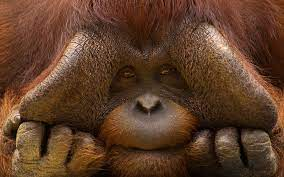
#> input picture Numpy/Image.jfif, 284 x 177 px, found by its file name
$ jupyter execute Numpy_and_OpenCV.ipynb
#> lines starting #> are read from the running program, lines starting #| are printed output that depends on the picture
[cell 1]
import numpy
m = numpy.arange(27)
m

[cell 2]
import cv2
image = cv2.imread("image.jfif",0)
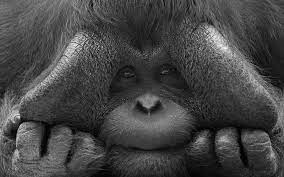
#> image: shape (177, 284); min 0, max 252, mean 68.9
image

[cell 3]
cv2.imwrite("newimage.png",image)
#> Out = True

[cell 4]
image[0:4,2:6]
#> Out = [[98, 92, 94, 102], [98, 89, 86, 91], [111, 101, 99, 104], [102, 96, 98, 106]]

[cell 5]
image.shape
#> Out = (177, 284)

[cell 6]
for i in image.flat:
    print(i)
#> this loop made 50268 passes
#> i on passes 1 to 3: 89, 97, 98
#| 89
#| 97
#| 98
#| 92
#| 94
#| 102
#| 103
#| 97
#> (further printed lines are left out)

[cell 7]
# Stacking and splitting numpy arrays

[cell 8]
img = numpy.hstack((image,image))
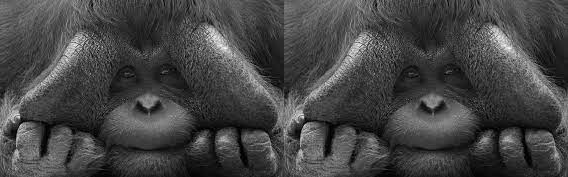
#> img: shape (177, 568); min 0, max 252, mean 68.9

[cell 9]
img

[cell 10]
img.shape
#> Out = (177, 568)
